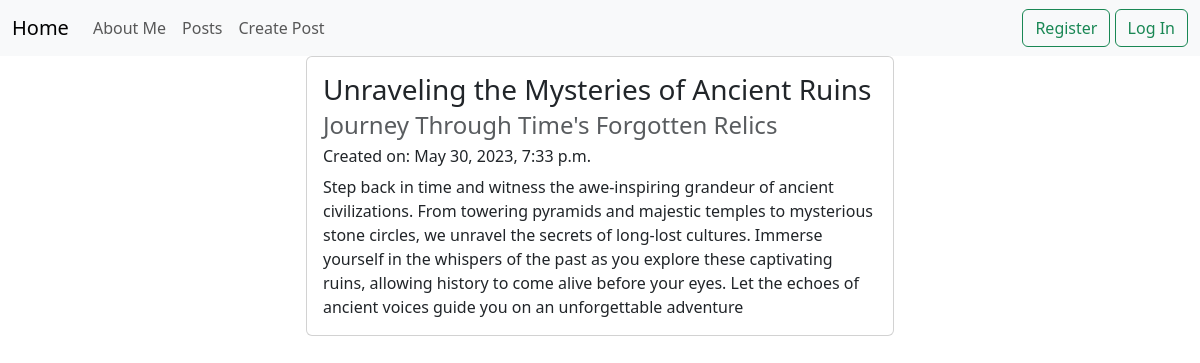
/posts/3/, run on an earlier commit of the app's database.
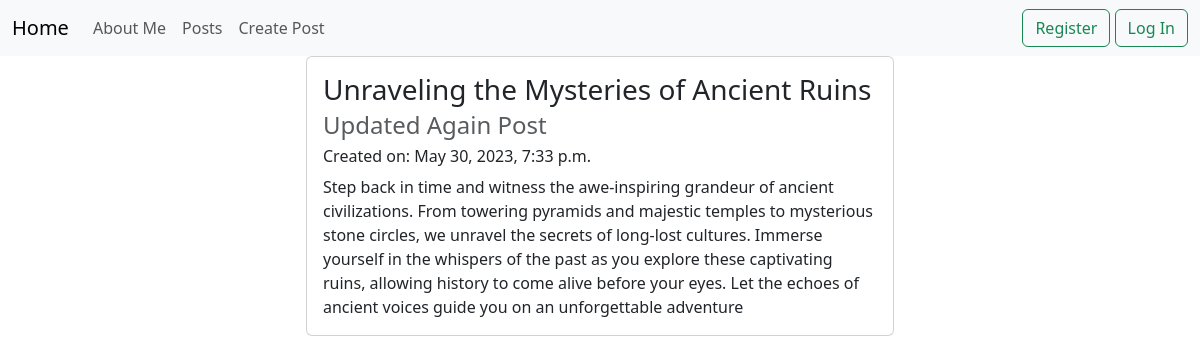
And on a later commit of the database.
### posts/models.py (models this page shows, shortened)
class Post(models.Model):
    title = models.CharField(max_length=128)
    subtitle = models.CharField(max_length=256)
    body = models.TextField()
    author = models.ForeignKey(
        get_user_model(),
        on_delete=models.CASCADE
    )
    created_on = models.DateTimeField(auto_now_add=True)
    status = models.ForeignKey(
        Status,
        on_delete=models.CASCADE,
        blank=True, null=True
    )

### posts/views.py (the view)
# urls.py: path("<int:pk>/", views.PostDetailView.as_view(), name="detail"),
class PostDetailView(DetailView):
    template_name = "posts/detail.html"
    model = Post

### templates/posts/detail.html (shortened to what this page needs)
{% extends 'base.html' %}
{% block content %}
<div class="row d-flex justify-content-center">
    <div class="col-md-6">
        <div class="card">
            <div class="card-body">
                <h3 class="card-title">{{ post.title }}</h3>
                <h4 class="card-subtitle mb-2 text-muted">{{ post.subtitle }}</h4>
                <h6>Created on: {{ post.created_on }}</h6>
                <p class="card-text">{{ post.body}}</p>
            </div>
        </div>
    </div>
</div>
{% endblock content %}

What changed in the data, as far as the page shows it:
changed Post "Unraveling the Mysteries of Ancient Ruins": subtitle "Journey Through Time's Forgotten Relics" → "Updated Again Post"
